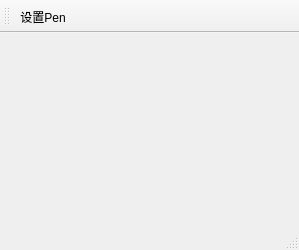
<?xml version="1.0" encoding="UTF-8"?>
<ui version="4.0">
 <class>MainWindow</class>
 <widget class="QMainWindow" name="MainWindow">
  <property name="geometry">
   <rect>
    <x>0</x>
    <y>0</y>
    <width>299</width>
    <height>250</height>
   </rect>
  </property>
  <property name="windowTitle">
   <string>共享库调用</string>
  </property>
  <widget class="QWidget" name="centralWidget"/>
  <widget class="QMenuBar" name="menuBar">
   <property name="geometry">
    <rect>
     <x>0</x>
     <y>0</y>
     <width>299</width>
     <height>23</height>
    </rect>
   </property>
  </widget>
  <widget class="QToolBar" name="mainToolBar">
   <attribute name="toolBarArea">
    <enum>TopToolBarArea</enum>
   </attribute>
   <attribute name="toolBarBreak">
    <bool>false</bool>
   </attribute>
   <addaction name="action_Pen"/>
  </widget>
  <widget class="QStatusBar" name="statusBar"/>
  <action name="action_Pen">
   <property name="text">
    <string>设置Pen</string>
   </property>
   <property name="toolTip">
    <string>设置Pen</string>
   </property>
  </action>
 </widget>
 <layoutdefault spacing="6" margin="11"/>
 <resources/>
 <connections/>
</ui>
